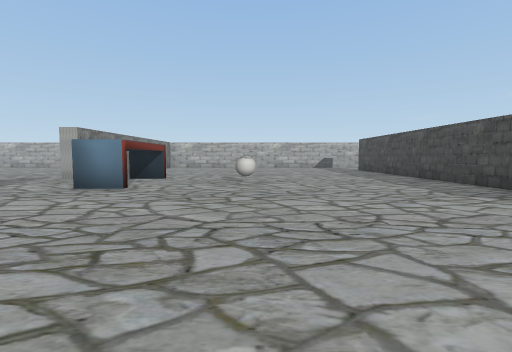
View 1 (above)

17 first-person views from a walk through a 3-D level made in the Unity game engine. The camera is 1.3 m above the floor, tilts 4° down and sees 85° across. The floor is counted in squares, 2 m on a side. Each view is taken from the middle of a square. On the plan, view 1 faces up. The plan holds only what a view shows up to about 9 squares ahead; the rest is blank. Some surface patterns are stand-ins.

View 2
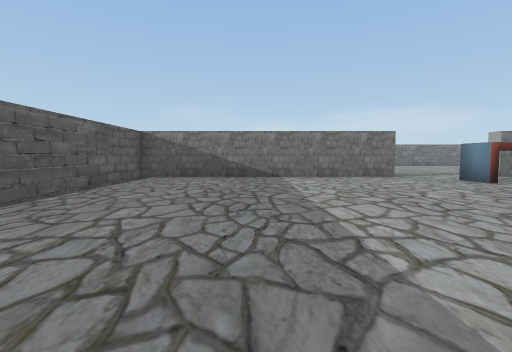

View 3
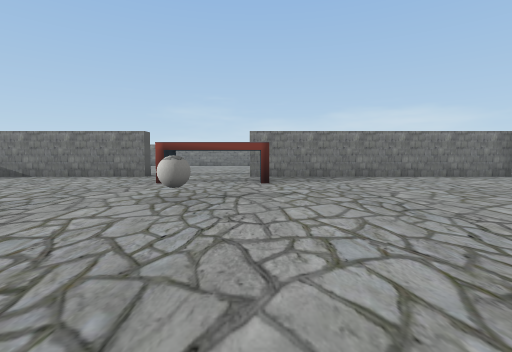

View 4
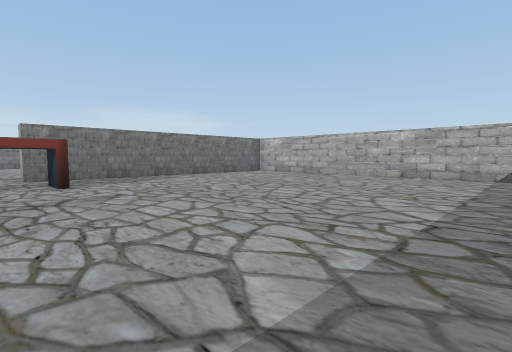

View 5
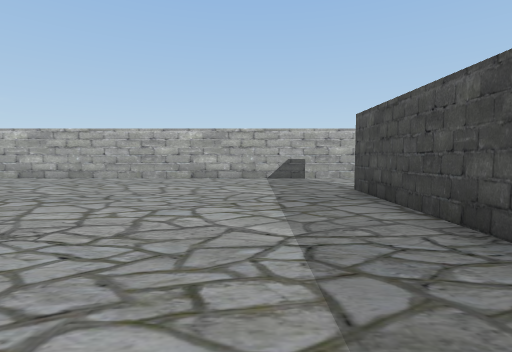

View 6
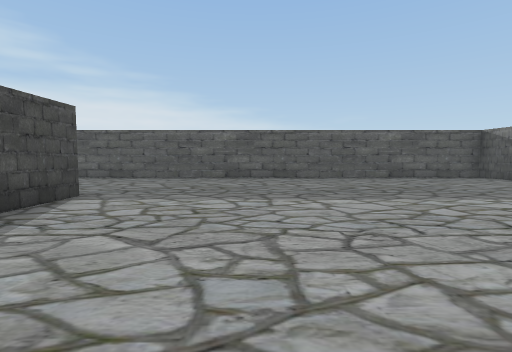

View 7
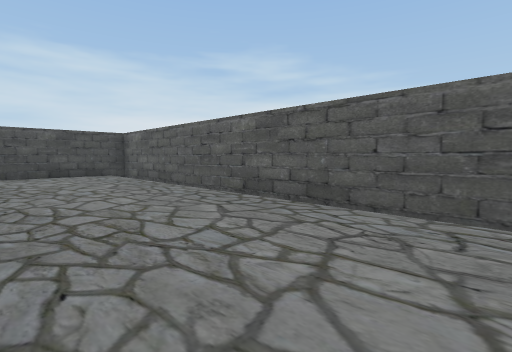

View 8
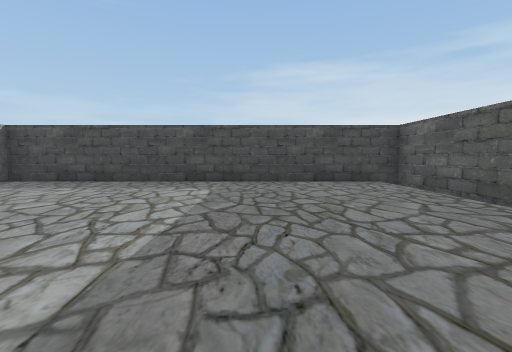

View 9
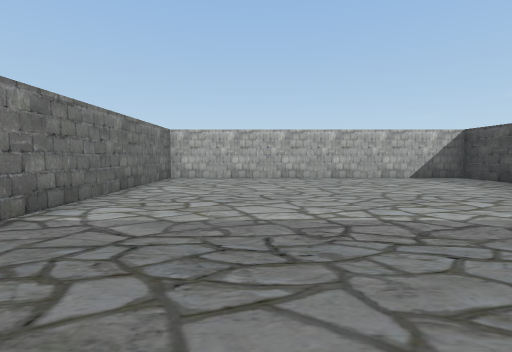

View 10
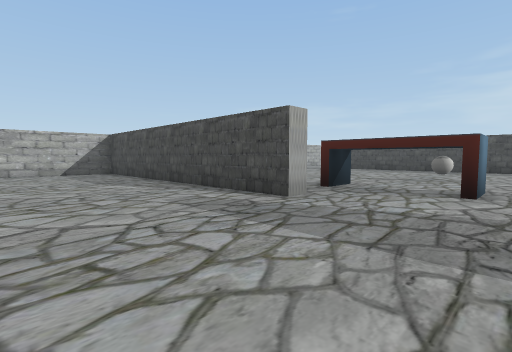

View 11
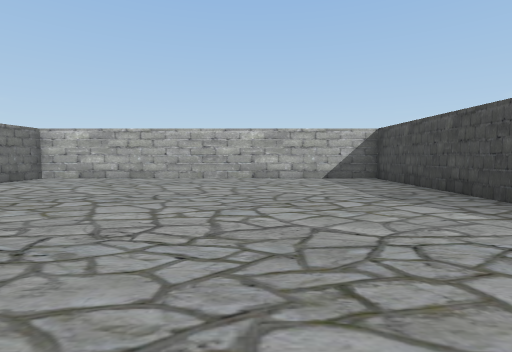

View 12
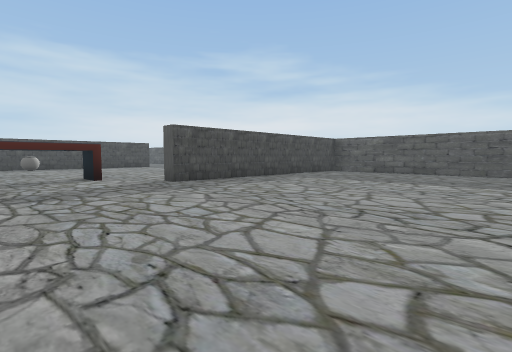

View 13
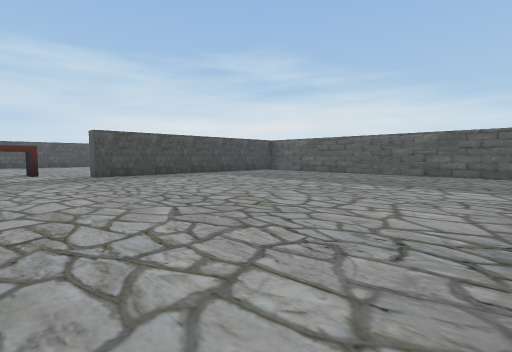

View 14
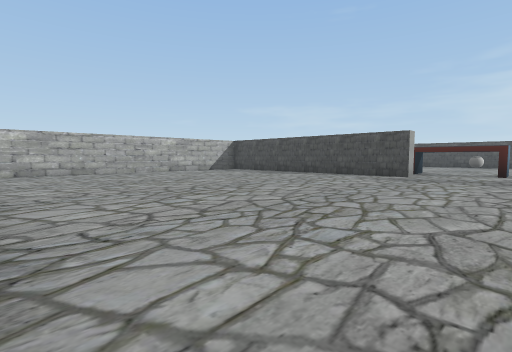

View 15
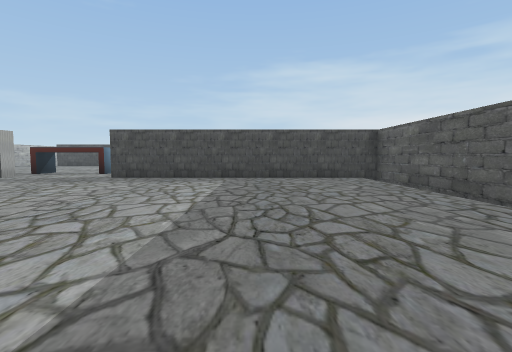

View 16
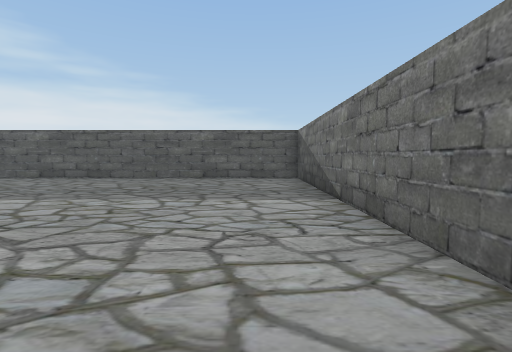

View 17
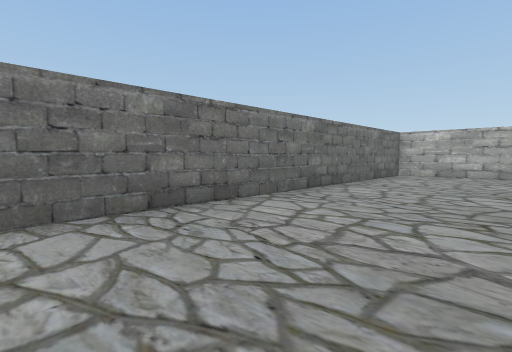

### Floor plan
Ten units are one square. View 1 is at (0, 0); x grows to the right and y downward. Boxes are objects, and circles mark ways between rooms. Rooms are numbered by the first view taken in them; rooms with no view inside come last. Other rooms are left out.
<svg viewBox="-159 -167 306 209">
<path fill="none" stroke="#000" d="M49 -52 49 -135M49 -4 49 -19M-49 -44 -49 37 142 37 142 -64 54 -64 54 -8M60 -162 -46 -162M-49 -162 -49 -78M-49 -78 -54 -78 -54 -162 -153 -162 -153 -61M-153 -36 -153 32M-154 37 -54 37 -54 -44 -49 -44"/>
<rect x="-35" y="-85" width="10" height="30" fill="#bbb"><title>bench</title></rect>
<rect x="-5" y="-75" width="10" height="10" fill="#bbb"><title>ball</title></rect>
<circle cx="-40" cy="-60" r="3" fill="#2a7"/>
<text x="30" y="-50">1</text>
<text x="-100" y="-60">2</text>
</svg>
Room 1 opens to room 2.

Where each view was taken, in squares from view 1:
view 1: 0 up, 0 right, facing up
view 2: 0 up, 4 right, facing left
view 3: 8 up, 4 right, facing left
view 4: 7 up, 4 right, facing up-left
view 5: 8 up, 3 right, facing up
view 6: 5 up, 2 right, facing down
view 7: 0 up, 4 right, facing down-right
view 8: 0 up, 7 right, facing right
view 9: 2 down, 8 right, facing up
view 10: 5 up, 9 left, facing up-right
view 11: 8 up, 9 left, facing up
view 12: 8 up, 12 left, facing down-right
view 13: 7 up, 15 left, facing down-right
view 14: 5 up, 15 left, facing up-right
view 15: 0 up, 14 left, facing right
view 16: 5 up, 14 left, facing down
view 17: 6 up, 12 left, facing up-left
